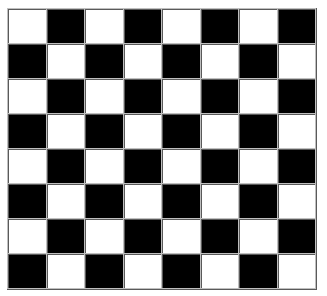
#> input picture Harris_Corner_detection/chess.png, 327 x 296 px
$ python corner_detection.py
#> lines starting #> are read from the running program, lines starting #| are printed output that depends on the picture; after the words box and inside, x2 and y2 are one past the last pixel; in counts of white or black regions, pixels touching at a corner belong together
import matplotlib.pyplot as plt
import numpy as np
import cv2

image = cv2.imread('chess.png')
#> image is the input picture: shape (296, 327, 3); min 0, max 255, mean 141.3

image_copy = np.copy(image)

gray = cv2.cvtColor(image_copy,cv2.COLOR_BGR2GRAY)

#convert to float point
gray = np.float32(gray)

#detect the cornerns
dst= cv2.cornerHarris(gray,2,3,0.04)
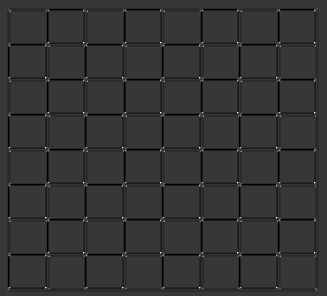
#> dst: shape (296, 327) float32; min -40584544, max 144263520, mean -2479183.5; drawn with min black and max white

#dilate the corners to enhanc it better
dst = cv2.dilate(dst,None)
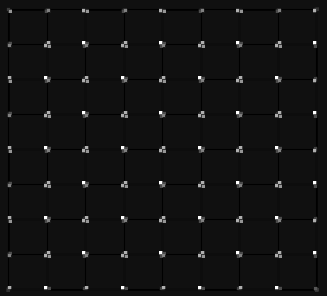
#> dst: shape (296, 327) float32; min -9810050, max 144263520, mean 1537784.5; drawn with min black and max white

plt.imshow(dst,cmap='gray')

#select and display strong contorsz
thresh = 0.01* dst.max()
#> thresh = 1442635.2

corner_img = np.copy(image_copy)

for j in range(0,dst.shape[0]):
    for i in range(0,dst.shape[1]):
        if (dst[j,i]> thresh):
            cv2.circle(corner_img,(i,j),2,(0,255,0),1)
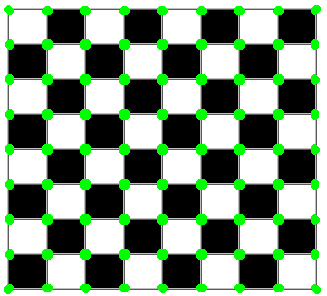
#> corner_img: shape (296, 327, 3); 8.11% of pixels changed, all inside (x1, y1, x2, y2) = (4, 5, 321, 294)
plt.imshow(corner_img)

plt.show()
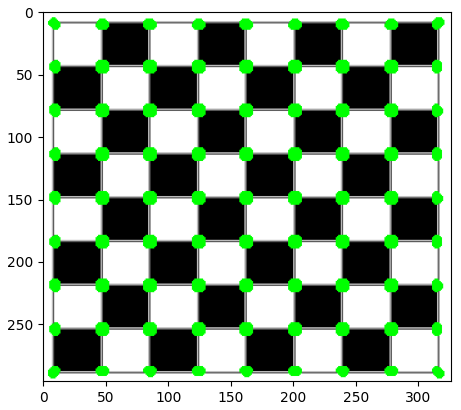
#> figure drawn by matplotlib, 1 panel

$ run again, with Harris_Corner_detection/correnr_detection_soln.png copied over Harris_Corner_detection/chess.png
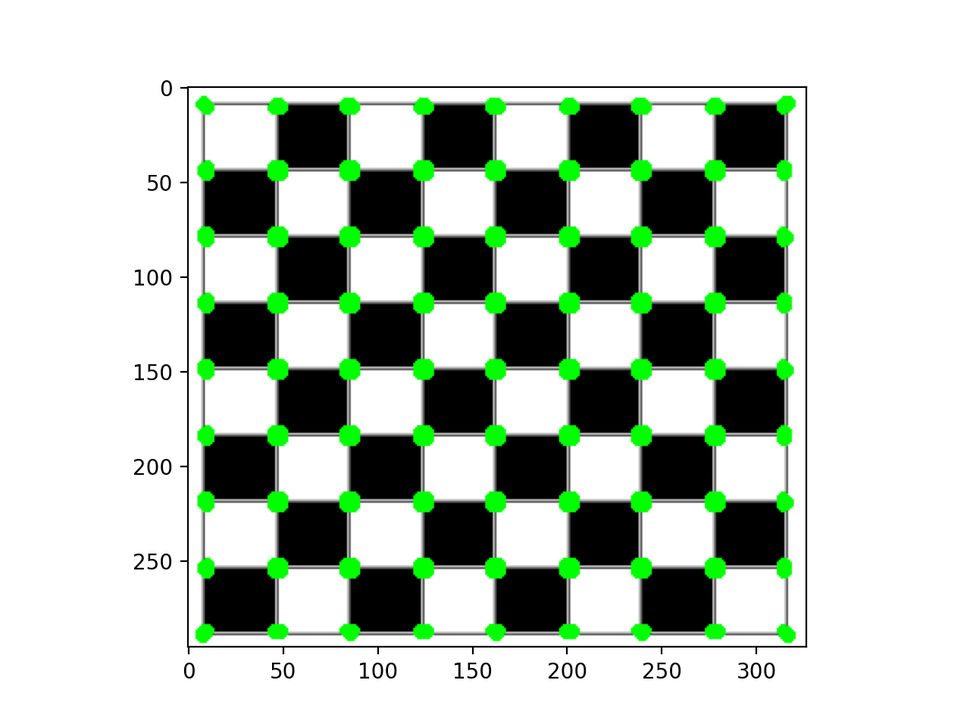
#> input picture Harris_Corner_detection/correnr_detection_soln.png, 970 x 727 px, shrunk from 1280 x 960 before the run
#> image is the input picture: shape (727, 970, 3); mean B, G, R 191.1, 201.2, 191.1
#> `dst= cv2.cornerHarris(gray,2,3,0.04)`:
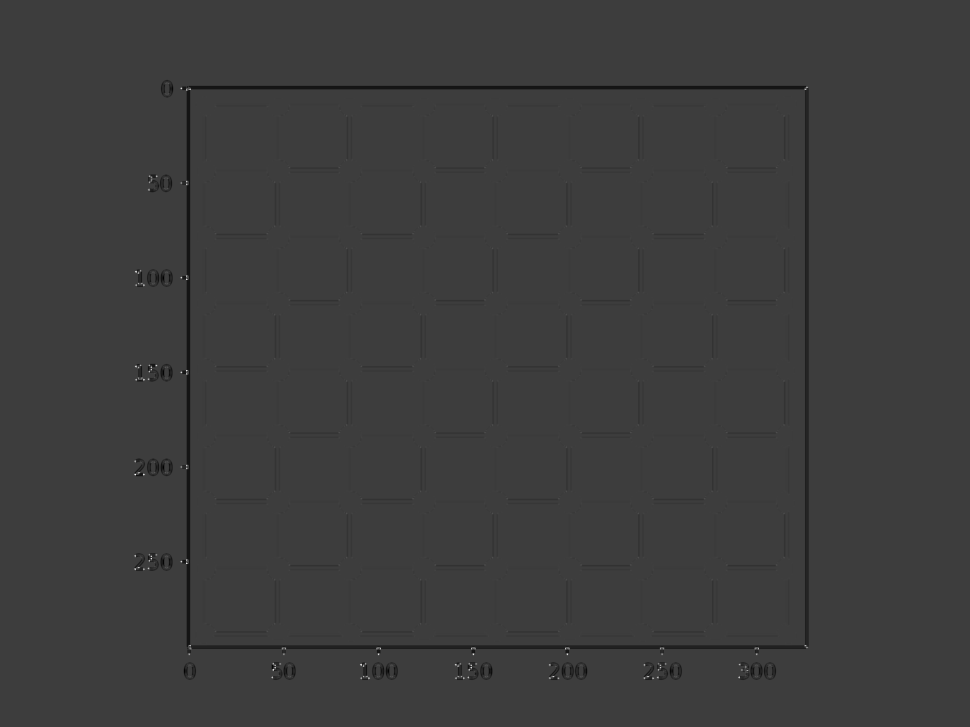
#> dst: shape (727, 970) float32; min -133229648, max 416353824, mean -1372965.6; drawn with min black and max white
#> thresh = 4163538.2
#> `plt.show()`:
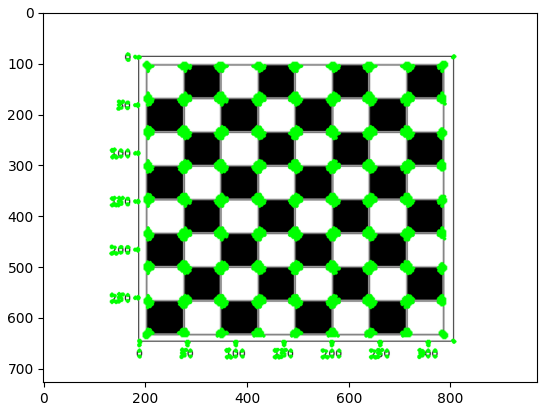
#> figure drawn by matplotlib, 1 panel
